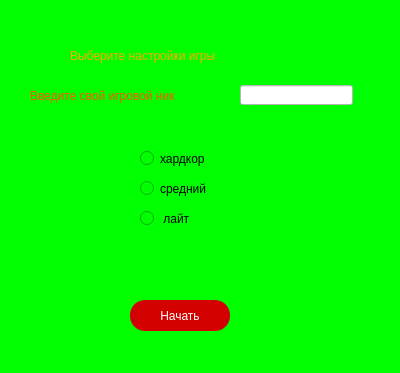
<?xml version="1.0" encoding="UTF-8"?>
<ui version="4.0">
 <class>Form</class>
 <widget class="QWidget" name="Form">
  <property name="geometry">
   <rect>
    <x>0</x>
    <y>0</y>
    <width>400</width>
    <height>373</height>
   </rect>
  </property>
  <property name="windowTitle">
   <string>Form</string>
  </property>
  <property name="styleSheet">
   <string notr="true">background-color: rgb(0, 255, 0);</string>
  </property>
  <widget class="QLabel" name="label">
   <property name="geometry">
    <rect>
     <x>70</x>
     <y>30</y>
     <width>281</width>
     <height>51</height>
    </rect>
   </property>
   <property name="styleSheet">
    <string notr="true">color: rgb(255, 170, 0);
font: 14pt &quot;Arial&quot;;</string>
   </property>
   <property name="text">
    <string>Выберите настройки игры</string>
   </property>
  </widget>
  <widget class="QLineEdit" name="lineEdit">
   <property name="geometry">
    <rect>
     <x>240</x>
     <y>85</y>
     <width>113</width>
     <height>20</height>
    </rect>
   </property>
   <property name="styleSheet">
    <string notr="true">background-color: rgb(255, 255, 255);</string>
   </property>
  </widget>
  <widget class="QLabel" name="label_2">
   <property name="geometry">
    <rect>
     <x>30</x>
     <y>80</y>
     <width>181</width>
     <height>31</height>
    </rect>
   </property>
   <property name="styleSheet">
    <string notr="true">color: rgb(255, 85, 0);
font: 11pt &quot;Arial&quot;;</string>
   </property>
   <property name="text">
    <string>Введите свой игровой ник</string>
   </property>
  </widget>
  <widget class="QPushButton" name="launch">
   <property name="geometry">
    <rect>
     <x>130</x>
     <y>300</y>
     <width>100</width>
     <height>31</height>
    </rect>
   </property>
   <property name="styleSheet">
    <string notr="true">color: rgb(255, 255, 255);
background-color: rgb(211, 0, 0);
border-radius: 15px;</string>
   </property>
   <property name="text">
    <string>Начать</string>
   </property>
   <property name="icon">
    <iconset>
     <normaloff>images/play.png</normaloff>images/play.png</iconset>
   </property>
   <property name="iconSize">
    <size>
     <width>100</width>
     <height>35</height>
    </size>
   </property>
   <property name="flat">
    <bool>false</bool>
   </property>
  </widget>
  <widget class="QRadioButton" name="hard">
   <property name="geometry">
    <rect>
     <x>140</x>
     <y>150</y>
     <width>82</width>
     <height>17</height>
    </rect>
   </property>
   <property name="text">
    <string>хардкор</string>
   </property>
  </widget>
  <widget class="QRadioButton" name="medi">
   <property name="geometry">
    <rect>
     <x>140</x>
     <y>180</y>
     <width>82</width>
     <height>17</height>
    </rect>
   </property>
   <property name="text">
    <string>средний</string>
   </property>
  </widget>
  <widget class="QRadioButton" name="lat">
   <property name="geometry">
    <rect>
     <x>140</x>
     <y>210</y>
     <width>82</width>
     <height>17</height>
    </rect>
   </property>
   <property name="text">
    <string> лайт</string>
   </property>
  </widget>
 </widget>
 <resources/>
 <connections/>
</ui>
